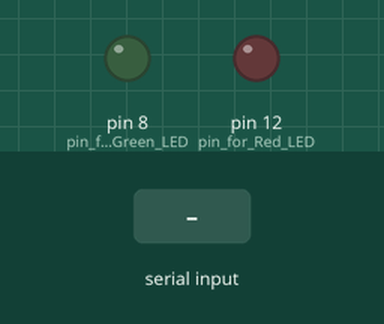
Simulated run of this sketch. Board: Arduino Uno, built with avr-gcc and run on an emulated ATmega328P. On the bench: output pins drawn as LEDs (lit = HIGH). The test bench sets the inputs (shaded band).

Above: at 1.2 s.
1.3 s: "1" received over Serial
At 2.5 s:
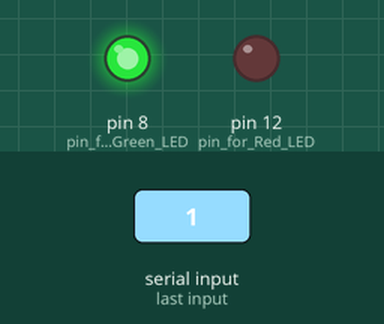
2.8 s: "0" received over Serial
At 3.6 s:
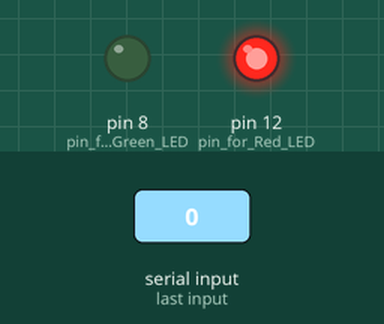
Timing chart, 0 to 5.8 s (numbered marks = the images above; inputs shaded):
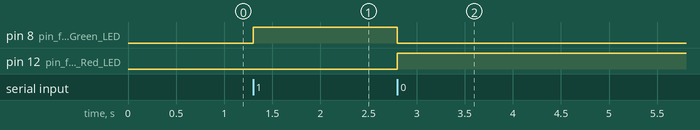

The sketch:

ArduinoCode.ino
```cpp
int data;
void setup() {
  Serial.begin(9600);
  pinMode(12,OUTPUT); //pin for Red LED
  pinMode(8,OUTPUT); //pin for Green LED


}

void loop() {
  while (Serial.available())  //checks for serial data
  {
    data = Serial.read();    //read serial data
    if(data=='1')
    {
      digitalWrite(8,HIGH);    //if serial data is 1, green LED glows
      digitalWrite(12,LOW);
    }
    else if(data=='0')
    {
      digitalWrite(12,HIGH);   // //if serial data is 0, red LED glows
      digitalWrite(8,LOW);
    }

  }

}
```

Measured:
- after the input at 1.3 s, pin 8 (pin_for_Green_LED): LOW → HIGH at once
- after the input at 2.8 s, pin 8 (pin_for_Green_LED): HIGH → LOW at once; pin 12 (pin_for_Red_LED): LOW → HIGH at once
